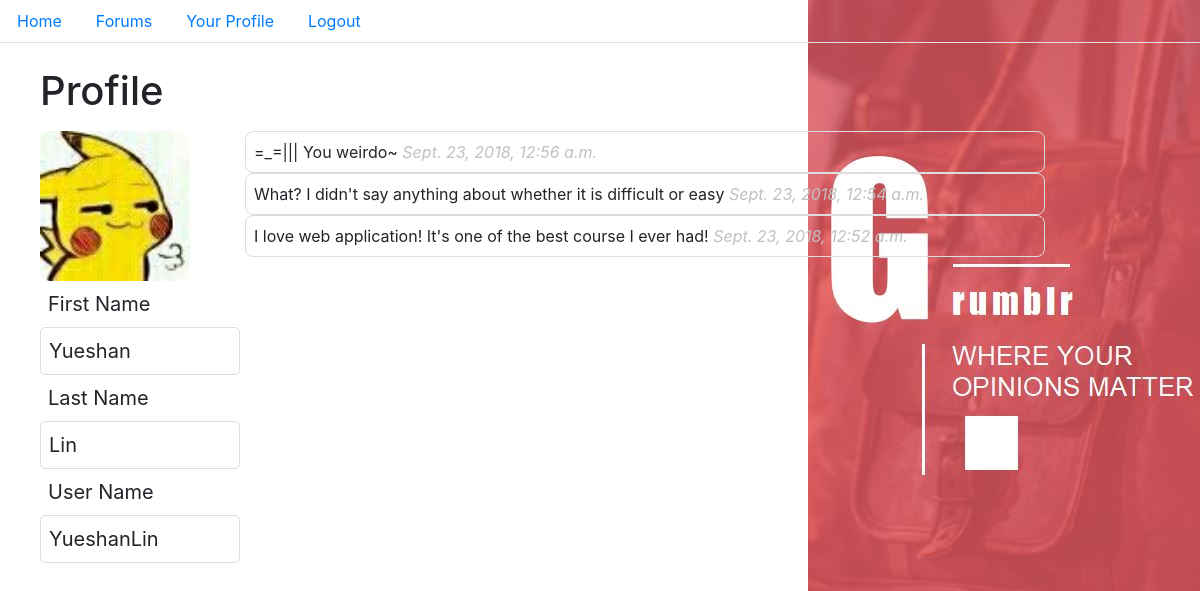
The app's page /profile/1 with its own data.
### blog/models.py (models this page shows, shortened)
class Post(models.Model):
    user = models.ForeignKey(User, on_delete=models.CASCADE,)
    time = models.DateTimeField(auto_now=True)
    comment = models.CharField(max_length=42)

### blog/views.py (the view)
# urls.py: path('profile/<int:user_id>', blog.views.profile, name='profile'),
def profile(request, user_id):
    context = {}
    errors = []
    try:
        posts = Post.objects.filter(user__id=user_id).order_by('-time')
        user = User.objects.get(id=user_id)
        context = {'user': user, 'posts': posts, 'userSelf': request.user}
        return render(request, 'Profile.html', context)
    except:
        errors.append('User does not exist!')
        context = {'errors': errors, 'userSelf': request.user}
        return render(request, 'Profile.html', context)

### blog/templates/Profile.html (shortened to what this page needs)
<!DOCTYPE html>
<html>
<head>
	<link rel="stylesheet" href="https://stackpath.bootstrapcdn.com/bootstrap/4.1.3/css/bootstrap.min.css">
	<link rel="stylesheet" href="../static/css/profile_style.css">
</head>
<body>
	<nav class="nav nav-tabs">
		<a class="nav-link" href="{% url 'home' %}">Home</a>
		<a class="nav-link" href="{% url 'forum' %}">Forums</a>
		<a class="nav-link" href="{% url 'profile' userSelf.id %}">Your Profile</a>
		<a class="nav-link" href="{% url 'home' %}">Logout</a>
	</nav>
	<br>
	<ul>
		<li><h1>Profile</h1></li>
	</ul>
	<div class="row">
		<div class="col-sm-2">
			<ul>
				<li>
					<img src="../static/image/profile1.jpg" alt="Profile">
				</li>
				<li>
					{% if user %}
					<div class="profileName">First Name</div>
					<div class="nameDisplayed">{{ user.first_name }}</div>
					<div class="profileName">Last Name</div>
					<div class="nameDisplayed">{{ user.last_name }}</div>
					<div class="profileName">User Name</div>
					<div class="nameDisplayed">{{ user.username }}</div>
					{% endif %}
				</li>
			</ul>
		</div>
		<div class="col-sm-10">
			<ul>
			{% for post in posts %}
				<li>
					<div class="comment">
						{{ post.comment }}
						<span class="time"> {{ post.time }} </span>
					</div>
				</li>
			{% endfor %}
			</ul>
		</div>
	</div>
</body>
</html>

### blog/static/css/profile_style.css (style rules this page uses)
body { background-image: url("../image/Background3.jpg"); background-repeat: repeat-y; background-position: top right; }
li { list-style:none; }
img { width:150px; height:150px; border-radius:10px; }
.profileName { font-size: 20px; padding: 8px; }
.nameDisplayed { border: 1px solid #dddddd; border-radius: 5px; width:200px; font-size: 20px; padding: 8px; }
.comment { font-size: 16px; padding: 8px; border: 1px solid #dddddd; border-radius:8px; width:800px; }
.time { color:#c0c0c0; font-style:italic; }

### records on screen
Post: comment "=_=||| You weirdo~", time "Sept. 23, 2018, 12:56 a.m."
Post: comment "What? I didn't say anything about whether it is difficult or easy", time "Sept. 23, 2018, 12:54 a.m."
Post: comment "I love web application! It's one of the best course I ever had!", time "Sept. 23, 2018, 12:52 a.m."

### other values on screen
{{ user.first_name }} "Yueshan"
{{ user.last_name }} "Lin"
{{ user.username }} "YueshanLin"
